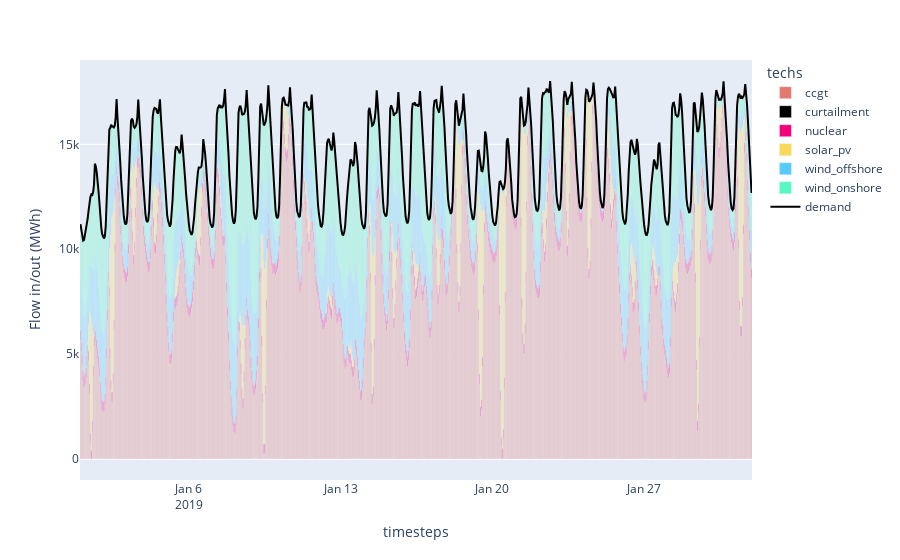

The cell this chart's notebook holds for it:
### Markdown cell above
As before, you may use the plotting utilities or your own custom code

### Code cell
# Dispatch plots can be generated directly from the saved model results
plot_dispatch(model_path='results/carbontax_results.nc', plot_export_path='results/carbontax_dispatch.html')

### Figure 1 — Plotly figure (JSON) as saved in the notebook; plotly's stock layout.template omitted (floating-point values rounded to 4 significant figures; data arrays with more than 128 entries replaced by an {"elided": "..."} marker saying what was removed)
{"data": [{"hovertemplate": "techs=ccgt<br>timesteps=%{x}<br>Flow in/out (MWh)=%{y}<extra></extra>", "legendgroup": "ccgt", "marker": {"color": "#E37A72", "pattern": {"shape": ""}}, "name": "ccgt", "orientation": "v", "showlegend": true, "textposition": "auto", "type": "bar", "x": {"elided": "744 str values"}, "xaxis": "x", "y": {"elided": "744 float values"}, "yaxis": "y"}, {"hovertemplate": "techs=curtailment<br>timesteps=%{x}<br>Flow in/out (MWh)=%{y}<extra></extra>", "legendgroup": "curtailment", "marker": {"color": "#000000", "pattern": {"shape": ""}}, "name": "curtailment", "orientation": "v", "showlegend": true, "textposition": "auto", "type": "bar", "x": ["2019-01-01T03:00:00.000000000", "2019-01-01T04:00:00.000000000", "2019-01-01T05:00:00.000000000", "2019-01-01T06:00:00.000000000", "2019-01-01T10:00:00.000000000", "2019-01-01T11:00:00.000000000", "2019-01-01T12:00:00.000000000", "2019-01-01T13:00:00.000000000", "2019-01-01T14:00:00.000000000", "2019-01-01T21:00:00.000000000", "2019-01-01T22:00:00.000000000", "2019-01-01T23:00:00.000000000", "2019-01-02T00:00:00.000000000", "2019-01-02T01:00:00.000000000", "2019-01-02T02:00:00.000000000", "2019-01-02T03:00:00.000000000", "2019-01-02T04:00:00.000000000", "2019-01-02T10:00:00.000000000", "2019-01-02T11:00:00.000000000", "2019-01-02T12:00:00.000000000", "2019-01-07T22:00:00.000000000", "2019-01-07T23:00:00.000000000", "2019-01-08T00:00:00.000000000", "2019-01-08T01:00:00.000000000", "2019-01-08T02:00:00.000000000", "2019-01-08T03:00:00.000000000", "2019-01-08T04:00:00.000000000", "2019-01-08T05:00:00.000000000", "2019-01-08T11:00:00.000000000", "2019-01-08T12:00:00.000000000", "2019-01-08T13:00:00.000000000", "2019-01-08T22:00:00.000000000", "2019-01-08T23:00:00.000000000", "2019-01-09T00:00:00.000000000", "2019-01-09T01:00:00.000000000", "2019-01-09T02:00:00.000000000", "2019-01-09T03:00:00.000000000", "2019-01-09T10:00:00.000000000", "2019-01-09T11:00:00.000000000", "2019-01-09T12:00:00.000000000", "2019-01-09T13:00:00.000000000", "2019-01-13T13:00:00.000000000", "2019-01-13T14:00:00.000000000", "2019-01-13T20:00:00.000000000", "2019-01-13T21:00:00.000000000", "2019-01-13T22:00:00.000000000", "2019-01-13T23:00:00.000000000", "2019-01-14T00:00:00.000000000", "2019-01-14T11:00:00.000000000", "2019-01-14T12:00:00.000000000", "2019-01-19T10:00:00.000000000", "2019-01-19T11:00:00.000000000", "2019-01-19T12:00:00.000000000", "2019-01-20T09:00:00.000000000", "2019-01-20T10:00:00.000000000", "2019-01-20T11:00:00.000000000", "2019-01-20T12:00:00.000000000", "2019-01-20T13:00:00.000000000", "2019-01-26T22:00:00.000000000", "2019-01-26T23:00:00.000000000", "2019-01-27T00:00:00.000000000", "2019-01-27T01:00:00.000000000", "2019-01-27T02:00:00.000000000", "2019-01-27T03:00:00.000000000", "2019-01-29T11:00:00.000000000", "2019-01-29T12:00:00.000000000"], "xaxis": "x", "y": [-0.0006113, -0.0006114, -0.0006114, -0.0006113, -0.0006114, -0.0006121, -0.0009021, -0.0006119, -0.0006113, -0.0006113, -0.0006114, -0.0006115, -0.0006115, -0.0006116, -0.0006115, -0.0006115, -0.0006114, -0.0006114, -0.0006115, -0.0006114, -0.0006114, -0.0006115, -0.0006116, -0.0006117, -0.0006119, -0.0006119, -0.0006117, -0.0006114, -0.0006114, -0.0006115, -0.0006113, -0.0006113, -0.0006114, -0.0006114, -0.0006114, -0.0006114, -0.0006113, -0.0006114, -0.0006114, -0.0006089, -0.0006114, -0.0006113, -0.0006113, -0.0006113, -0.0006114, -0.0006115, -0.0006114, -0.0006114, -0.0006115, -0.0006114, -0.0006113, -0.0006116, -0.0006115, -0.0006114, -0.0006123, -0.001822, -0.0006116, -0.0006113, -0.0006114, -0.0006114, -0.0006114, -0.0006115, -0.0006115, -0.0006114, -0.0006119, -0.0006116], "yaxis": "y"}, {"hovertemplate": "techs=nuclear<br>timesteps=%{x}<br>Flow in/out (MWh)=%{y}<extra></extra>", "legendgroup": "nuclear", "marker": {"color": "#F3007A", "pattern": {"shape": ""}}, "name": "nuclear", "orientation": "v", "showlegend": true, "textposition": "auto", "type": "bar", "x": {"elided": "744 str values"}, "xaxis": "x", "y": {"elided": "744 float values"}, "yaxis": "y"}, {"hovertemplate": "techs=solar_pv<br>timesteps=%{x}<br>Flow in/out (MWh)=%{y}<extra></extra>", "legendgroup": "solar_pv", "marker": {"color": "#F9D956", "pattern": {"shape": ""}}, "name": "solar_pv", "orientation": "v", "showlegend": true, "textposition": "auto", "type": "bar", "x": {"elided": "250 str values"}, "xaxis": "x", "y": {"elided": "250 float values"}, "yaxis": "y"}, {"hovertemplate": "techs=wind_offshore<br>timesteps=%{x}<br>Flow in/out (MWh)=%{y}<extra></extra>", "legendgroup": "wind_offshore", "marker": {"color": "#56CBF9", "pattern": {"shape": ""}}, "name": "wind_offshore", "orientation": "v", "showlegend": true, "textposition": "auto", "type": "bar", "x": {"elided": "744 str values"}, "xaxis": "x", "y": {"elided": "744 float values"}, "yaxis": "y"}, {"hovertemplate": "techs=wind_onshore<br>timesteps=%{x}<br>Flow in/out (MWh)=%{y}<extra></extra>", "legendgroup": "wind_onshore", "marker": {"color": "#56F9C0", "pattern": {"shape": ""}}, "name": "wind_onshore", "orientation": "v", "showlegend": true, "textposition": "auto", "type": "bar", "x": {"elided": "744 str values"}, "xaxis": "x", "y": {"elided": "744 float values"}, "yaxis": "y"}, {"marker": {"color": "black"}, "name": "demand", "type": "scatter", "x": {"elided": "744 str values"}, "y": {"elided": "744 float values"}}], "layout": {"barmode": "relative", "legend": {"title": {"text": "techs"}, "tracegroupgap": 0}, "margin": {"t": 60}, "xaxis": {"anchor": "y", "domain": [0, 1], "title": {"text": "timesteps"}}, "yaxis": {"anchor": "x", "domain": [0, 1], "title": {"text": "Flow in/out (MWh)"}}}}
